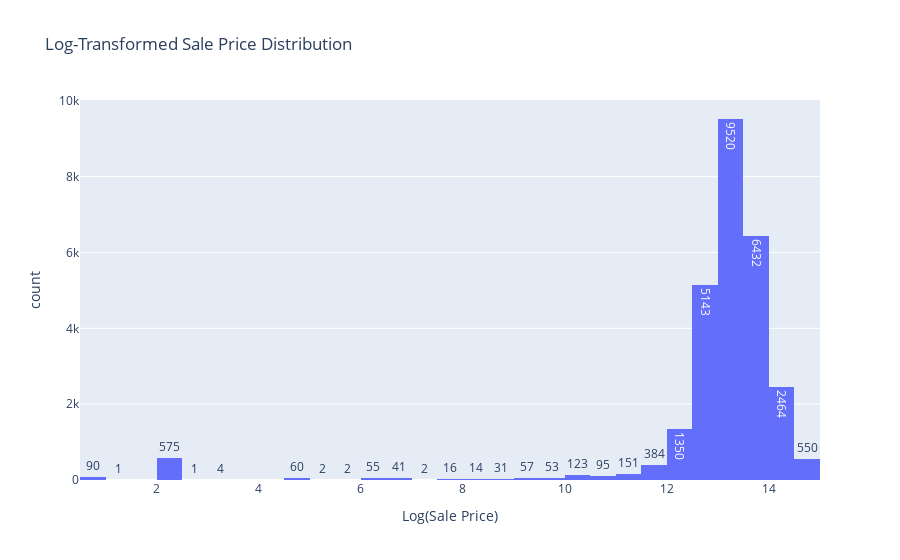

This figure's notebook cell:
### Markdown cell above
### 6.2 Log Price Distribution

### Code cell
# Log transformation
df['log_sale_price'] = np.log1p(df['sale_price'])

fig = px.histogram(df, x='log_sale_price', nbins=50,text_auto=True,
                   title='Log-Transformed Sale Price Distribution',
                   labels={'log_sale_price': 'Log(Sale Price)'})
fig.show()

### Figure 1 — Plotly figure (JSON) as saved in the notebook; plotly's stock layout.template omitted (floating-point values rounded to 4 significant figures; data arrays with more than 128 entries replaced by an {"elided": "..."} marker saying what was removed)
{"data": [{"bingroup": "x", "hovertemplate": "Log(Sale Price)=%{x}<br>count=%{y}<extra></extra>", "legendgroup": "", "marker": {"color": "#636efa", "pattern": {"shape": ""}}, "name": "", "nbinsx": 50, "orientation": "v", "showlegend": false, "texttemplate": "%{value}", "type": "histogram", "x": {"elided": "27216 float values"}, "xaxis": "x", "yaxis": "y"}], "layout": {"barmode": "relative", "legend": {"tracegroupgap": 0}, "title": {"text": "Log-Transformed Sale Price Distribution"}, "xaxis": {"anchor": "y", "domain": [0, 1], "title": {"text": "Log(Sale Price)"}}, "yaxis": {"anchor": "x", "domain": [0, 1], "title": {"text": "count"}}}}
